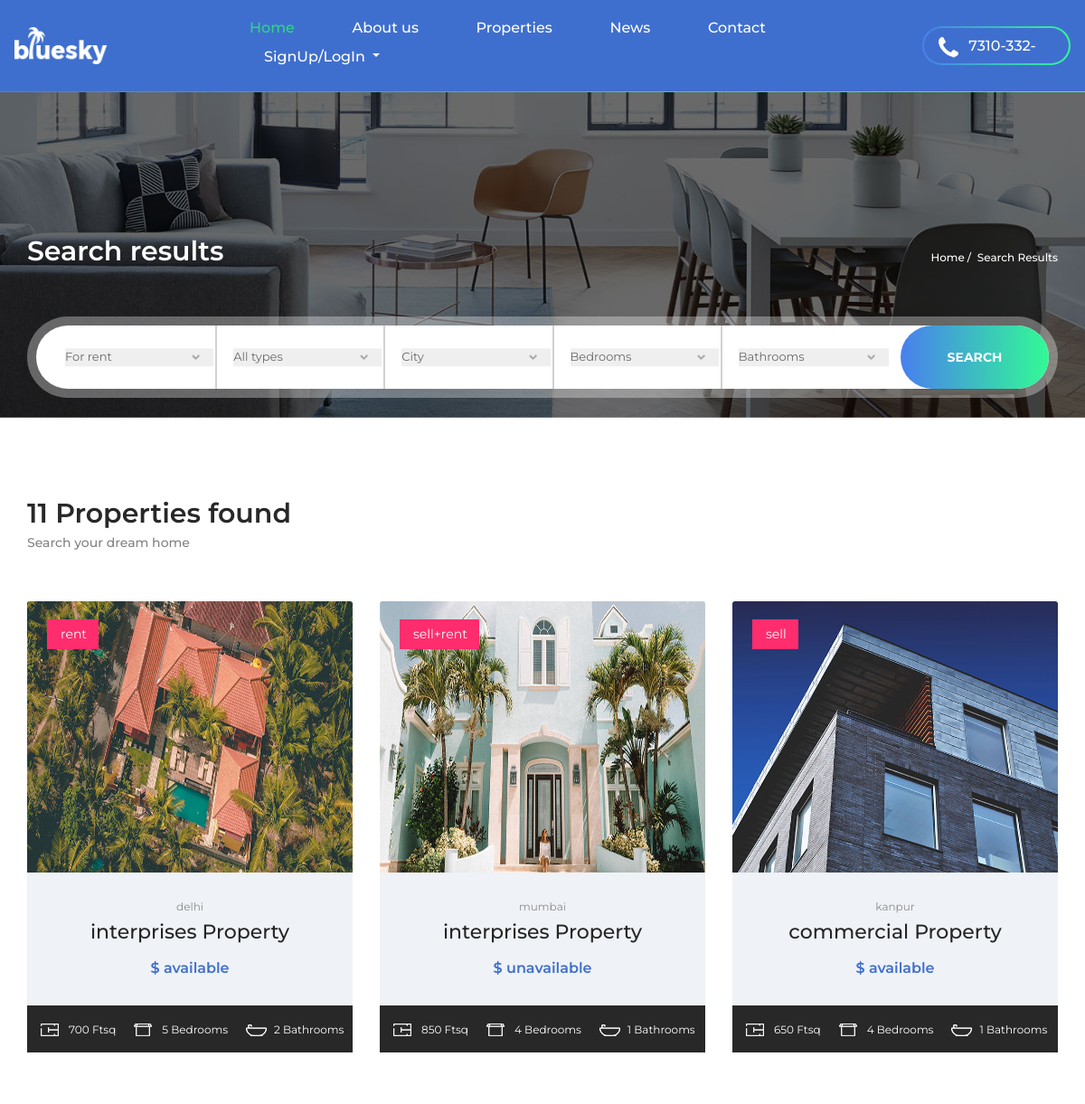
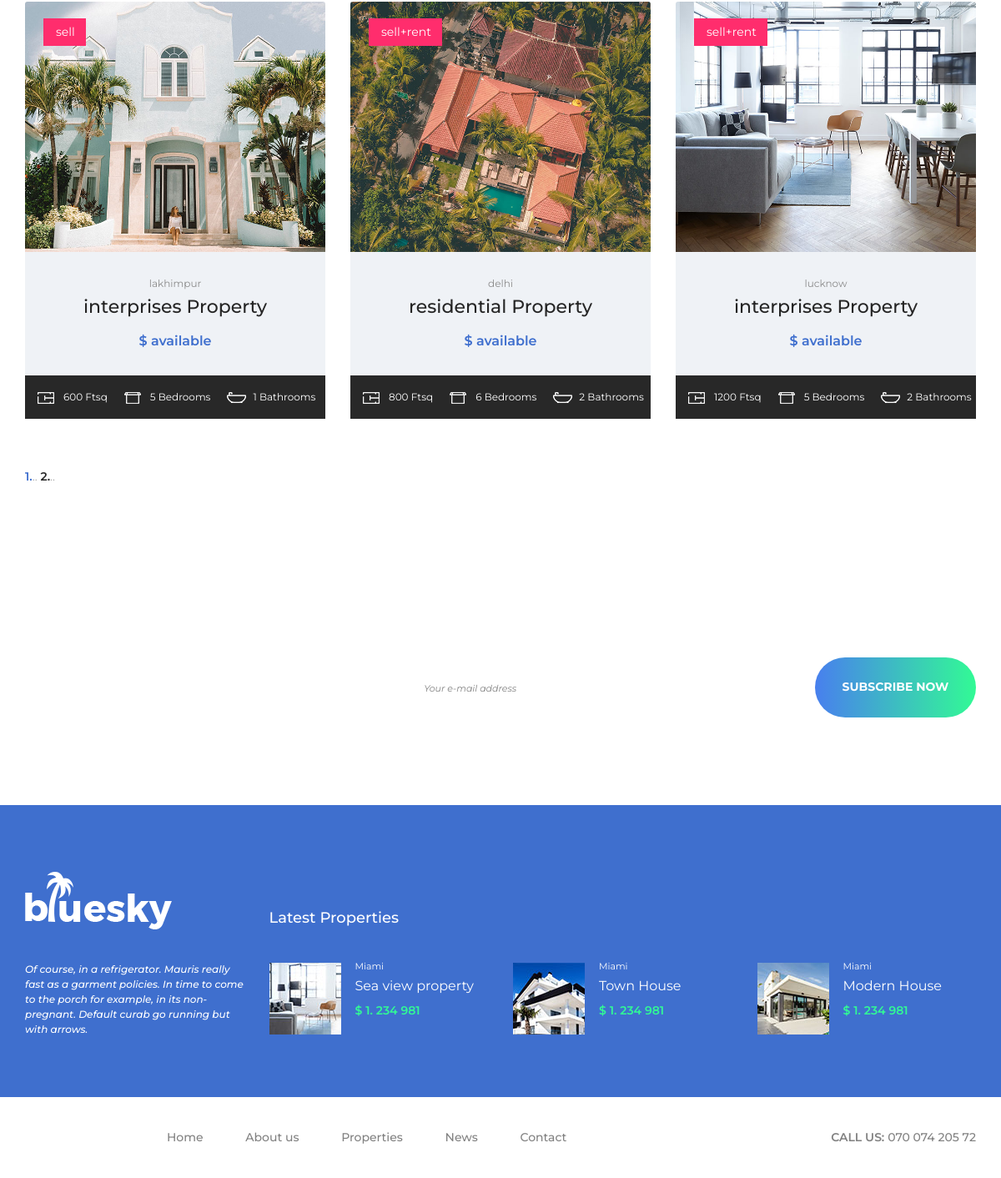
/properties.php, run on the app's committed database (2 pictures, top to bottom).
### tables this page shows
CREATE TABLE `properties` (
  `id` int(10) NOT NULL,
  `category` varchar(20) NOT NULL,
  `type` varchar(10) NOT NULL,
  `title` varchar(255) NOT NULL,
  `status` varchar(15) NOT NULL,
  `length` varchar(10) NOT NULL,
  `location` varchar(10) NOT NULL,
  `bedroom` int(10) NOT NULL,
  `bathroom` int(10) NOT NULL,
  `patio` int(10) NOT NULL DEFAULT 0,
  `garage` int(10) NOT NULL DEFAULT 0,
  `shortDetail` longtext NOT NULL,
  `full` longtext NOT NULL,
  `mimage` varchar(255) NOT NULL,
  `image1` varchar(255) NOT NULL,
  `image2` varchar(255) NOT NULL,
  `image3` varchar(255) NOT NULL,
  `seller_id` int(10) NOT NULL
);

### properties.php (the view, shortened to what this page needs)
<!DOCTYPE html>
<html lang="en">
<head>
<link rel="stylesheet" type="text/css" href="styles/bootstrap4/bootstrap.min.css">
<link href="plugins/font-awesome-4.7.0/css/font-awesome.min.css" rel="stylesheet" type="text/css">
<link rel="stylesheet" type="text/css" href="plugins/OwlCarousel2-2.2.1/owl.carousel.css">
<link rel="stylesheet" type="text/css" href="plugins/OwlCarousel2-2.2.1/owl.theme.default.css">
<link rel="stylesheet" type="text/css" href="plugins/OwlCarousel2-2.2.1/animate.css">
<link rel="stylesheet" type="text/css" href="styles/properties.css">
<link rel="stylesheet" type="text/css" href="styles/properties_responsive.css">
</head>
<body>
<div class="super_container">
	<?php include_once('blueinclude/Header.php') ?>
	<div class="home">
		<div class="parallax_background parallax-window" data-parallax="scroll" data-image-src="images/properties.jpg" data-speed="0.8"></div>
		<div class="home_container">
			<div class="container">
				<div class="row">
					<div class="col">
						<div class="home_content d-flex flex-row align-items-end justify-content-start">
							<div class="home_title">Search results</div>
							<div class="breadcrumbs ml-auto">
								<ul>
									<li><a href="index.htmo">Home</a></li>
									<li>Search Results</li>
								</ul>
							</div>
						</div>
					</div>
				</div>
			</div>
		</div>
	</div>
	<?php include'blueinclude/searchbar.php';?>
<?php
if(isset($_GET['page']))
{
$page=$_GET['page'];
$page=mysqli_real_escape_string($conn,$page);
$page=htmlentities($page);
}
else
{
$page=1;
}
$sql="select * from `properties`";
$res=mysqli_query($conn,$sql);
$count=mysqli_num_rows($res);
$per_page=6;
$no_of_page=ceil($count/$per_page);
$start=($page-1)*$per_page;
?>
	<div class="properties">
		<div class="container">
			<div class="row">
				<div class="col">
					<div class="section_title"><?php echo $count ?> Properties found</div>
					<div class="section_subtitle">Search your dream home</div>
				</div>
			</div>
			<div class="row properties_row">
				<?php
                                 $sql = "SELECT * FROM `properties` ORDER BY `properties`.`id` DESC LIMIT $start,$per_page";
                                $result = $conn->query($sql);
                                   if ($result->num_rows > 0) {
                                  while($row = $result->fetch_assoc()) {
                                         ?>
				<div class="col-xl-4 col-lg-6 property_col">
					<div class="property">
						<div class="property_image">
							<img src="images/properties/<?php echo htmlentities($row['id']);?>/<?php echo htmlentities($row['mimage']);?>" alt="<?php echo htmlentities($row['id']);?>" class="card-img-top w-100" height="300">
							<div class="tag_featured property_tag"><a href="property.php?Post_id=<?php echo $row['id'];?>"><?php echo htmlentities($row['type']);?></a></div>
						</div>
						<div class="property_body text-center">
							<div class="property_location"><?php echo $row['location'];?></div>
							<div class="property_title"><a href="property.php?Post_id=<?php echo $row['id'];?>"><?php echo $row['category'];?> Property </a></div>
							<div class="property_price">$ <?php echo htmlentities($row['status']);?></div>
						</div>
						<div class="property_footer d-flex flex-row align-items-center justify-content-start">
							<div><div class="property_icon"><img src="images/icon_1.png" alt=""></div><span><?php echo htmlentities($row['length']);?> Ftsq</span></div>
							<div><div class="property_icon"><img src="images/icon_2.png" alt=""></div><span><?php echo htmlentities($row['bedroom']);?> Bedrooms</span></div>
							<div><div class="property_icon"><img src="images/icon_3.png" alt=""></div><span><?php echo htmlentities($row['bathroom']);?> Bathrooms</span></div>
						</div>
					</div>
				</div>
                                 <?php } } ?>
			</div>
			<div class="row">
				<div class="col">
					<div class="pagination">
					<ul><?php
   for($i=1;$i<=$no_of_page;$i++)
   {
       ?>
							<li <?php
       if($page==$i)
       echo "class='active'";
       ?>><a href="?page=<?php echo $i;?>"><?php echo $i;?>.</a>..	</li>
	   <?php
   }
   ?>
						</ul>
					</div>
				</div>
			</div>
		</div>
	</div>
	<div class="newsletter">
		<div class="parallax_background parallax-window" data-parallax="scroll" data-image-src="images/newsletter.jpg" data-speed="0.8"></div>
		<div class="container">
			<div class="row">
				<div class="col">
					<div class="newsletter_content d-flex flex-lg-row flex-column align-items-start justify-content-start">
						<div class="newsletter_title_container">
							<div class="newsletter_title">Are you buying or selling?</div>
							<div class="newsletter_subtitle">Search your dream home</div>
						</div>
						<div class="newsletter_form_container">
							<form action="#" class="newsletter_form">
								<input type="email" class="newsletter_input" placeholder="Your e-mail address" required="required">
								<button class="newsletter_button">subscribe now</button>
							</form>
						</div>
					</div>
				</div>
			</div>
		</div>
	</div>
	<?php include_once('blueinclude/Footer.php') ?>
</div>
</body>
</html>

### blueinclude/Header.php (shortened to what this page needs)
<?php include 'blueinclude/conn.php';
        if(isset($_SESSION['email'])){
        $session_email=$_SESSION['email'];
        $user_header_btn='<li class="dropdown ">
                                <a href="#" data-toggle="dropdown" class="nav-link dropdown-toggle nav-link-lg">
                                    <i class="ion ion-android-person d-lg-none"></i>
                                    <div class="d-sm-none d-lg-inline-block">Myaccount</div>
                                </a>
                                <div class="dropdown-menu dropdown-menu-right bg-primary">
                                    <a href="profile.php" class="dropdown-item has-icon">
                                        Profile <i class="fa fa-user" aria-hidden="true"></i>
                                    </a>
                                    <a href="logout.php" class="dropdown-item has-icon">
                                        LogOut <i class="fa fa-sign-out" aria-hidden="true"></i>
                                    </a>
                                </div>
                            </li>';
        $user_header_btn2='<li class="menu_item"><a href="profile.php"><i class="fa fa-user" aria-hidden="true"></i>  MyAccount</a></li>
                           <li class="menu_item"><a href="logout.php"><i class="fa fa-sign-out" aria-hidden="true"></i> Logout</a></li>';
        }
        else{
        $user_header_btn='<li class="dropdown ">
                                <a href="#" data-toggle="dropdown" class="nav-link dropdown-toggle nav-link-lg">
                                    <i class="ion ion-android-person d-lg-none"></i>
                                    <div class="d-sm-none d-lg-inline-block">SignUp/LogIn</div>
                                </a>
                                <div class="dropdown-menu dropdown-menu-right bg-primary">
                                    <a href="registration.php" class="dropdown-item has-icon">
                                        SignUp <i class="fa fa-user-plus" aria-hidden="true"></i>
                                    </a>
                                    <a href="login.php" class="dropdown-item has-icon">
                                        LogIn <i class="fa fa-sign-in" aria-hidden="true"></i>
                                    </a>
                                </div>
                            </li>';
        }
?>﻿
<header class="header px-3">
    <div class="container-flude ">
        <div class="row">
            <div class="col">
                <div class="header_content d-flex flex-row align-items-center justify-content-center">
                    <div class="logo">
                        <a href="index.php">
                            <img src="images/logo.png" alt=""></a>
                    </div>
                    <nav class="main_nav ">
                        <ul>
                            <li class="active"><a href="index.php">Home</a></li>
                            <li><a href="about.php">About us</a></li>
                            <li><a href="properties.php">Properties</a></li>
                            <li><a href="news.php">News</a></li>
                            <li><a href="contact.php">Contact</a></li>
                            <?php echo $user_header_btn; ?>
                        </ul>
                    </nav>
                    <div class="phone_num ml-auto">
                        <div class="phone_num_inner">
                            <img src="images/phone.png" alt=""><span>7310-332-477</span>
                        </div>
                    </div>
                </div>
            </div>
        </div>
    </div>
</header>

### blueinclude/searchbar.php (shortened to what this page needs)
<div class="home_search">
	<div class="container">
		<div class="row">
			<div class="col">
				<div class="home_search_container">
					<div class="home_search_content">
						<form action="#" class="search_form d-flex flex-row align-items-start justfy-content-start">
							<div class="search_form_content d-flex flex-row align-items-start justfy-content-start flex-wrap">
								<div>
									<select class="search_form_select">
										<option disabled selected>For rent</option>
									</select>
								</div>
								<div>
									<select class="search_form_select">
										<option disabled selected>All types</option>
									</select>
								</div>
								<div>
									<select class="search_form_select">
										<option disabled selected>City</option>
									</select>
								</div>
								<div>
									<select class="search_form_select">
										<option disabled selected>Bedrooms</option>
									</select>
								</div>
								<div>
									<select class="search_form_select">
										<option disabled selected>Bathrooms</option>
									</select>
								</div>
							</div>
							<button class="search_form_button ml-auto">search</button>
						</form>
					</div>
				</div>
			</div>
		</div>
	</div>
</div>

### blueinclude/Footer.php
<footer class="footer">
		<div class="footer_main">
			<div class="container">
				<div class="row">
					<div class="col-lg-3">
						<div class="footer_logo"><a href="#"><img src="images/logo_large.png" alt=""></a></div>
					</div>
					<div class="col-lg-9 d-flex flex-column align-items-start justify-content-end">
						<div class="footer_title">Latest Properties</div>
					</div>
				</div>
				<div class="row">
					<div class="col-lg-3 footer_col">
						<div class="footer_about">
							<div class="footer_about_text">Of course, in a refrigerator. Mauris really fast as a garment policies. In time to come to the porch for example, in its non-pregnant. Default curab go running but with arrows.
                                                        </div>
						</div>
					</div>
					<div class="col-lg-3 footer_col">
						<div class="footer_latest d-flex flex-row align-items-start justify-content-start">
							<div><div class="footer_latest_image"><img src="images/footer_latest_1.jpg" alt=""></div></div>
							<div class="footer_latest_content">
								<div class="footer_latest_location">Miami</div>
								<div class="footer_latest_name"><a href="#">Sea view property</a></div>
								<div class="footer_latest_price">$ 1. 234 981</div>
							</div>
						</div>
					</div>
					<div class="col-lg-3 footer_col">
						<div class="footer_latest d-flex flex-row align-items-start justify-content-start">
							<div><div class="footer_latest_image"><img src="images/footer_latest_2.jpg" alt=""></div></div>
							<div class="footer_latest_content">
								<div class="footer_latest_location">Miami</div>
								<div class="footer_latest_name"><a href="#">Town House</a></div>
								<div class="footer_latest_price">$ 1. 234 981</div>
							</div>
						</div>
					</div>
					<div class="col-lg-3 footer_col">
						<div class="footer_latest d-flex flex-row align-items-start justify-content-start">
							<div><div class="footer_latest_image"><img src="images/footer_latest_3.jpg" alt=""></div></div>
							<div class="footer_latest_content">
								<div class="footer_latest_location">Miami</div>
								<div class="footer_latest_name"><a href="#">Modern House</a></div>
								<div class="footer_latest_price">$ 1. 234 981</div>
							</div>
						</div>
					</div>
				</div>
			</div>
		</div>
		<div class="footer_bar">
			<div class="container">
				<div class="row">
					<div class="col">
						<div class="footer_bar_content d-flex flex-row align-items-center justify-content-start">
							<div class="footer_nav">
								<ul>
									<li><a href="index.php">Home</a></li>
									<li><a href="about.php">About us</a></li>
									<li><a href="properties.php">Properties</a></li>
									<li><a href="news.php">News</a></li>
									<li><a href="contact.php">Contact</a></li>
								</ul>
							</div>
							<div class="footer_phone ml-auto"><span>call us: </span>070 074 205 72</div>
						</div>
					</div>
				</div>
			</div>
		</div>
	</footer>

### data on the page
properties: mimage (picture), type "rent", location "delhi", category "interprises", status "available", length "700", bedroom "5", bathroom "2"
properties: mimage (picture), type "sell+rent", location "mumbai", category "interprises", status "unavailable", length "850", bedroom "4", bathroom "1"
properties: mimage (picture), type "sell", location "kanpur", category "commercial", status "available", length "650", bedroom "4", bathroom "1"
properties: mimage (picture), type "sell", location "lakhimpur", category "interprises", status "available", length "600", bedroom "5", bathroom "1"
properties: mimage (picture), type "sell+rent", location "delhi", category "residential", status "available", length "800", bedroom "6", bathroom "2"
properties: mimage (picture), type "sell+rent", location "lucknow", category "interprises", status "available", length "1200", bedroom "5", bathroom "2"

### other printed values
$count "11"
